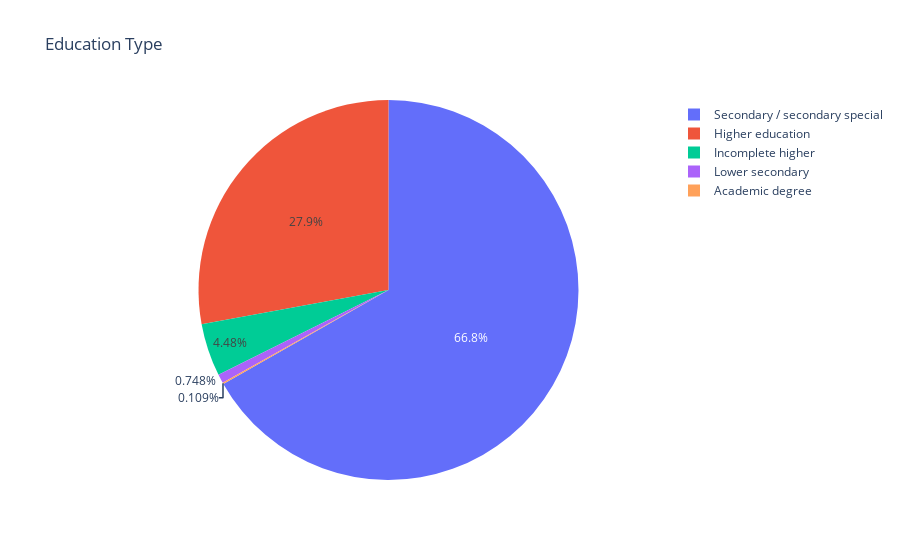

This figure's notebook cell:
### Code cell
import plotly.graph_objs as go
import plotly.offline as py
%matplotlib inline
edu_type = df["NAME_EDUCATION_TYPE"].value_counts()
labels = (np.array(edu_type.index))
sizes = (np.array((edu_type / edu_type.sum())*100))

trace = go.Pie(labels=labels, values=sizes)
layout = go.Layout(title="Education Type")
dat = [trace]
fig = go.Figure(data=dat, layout=layout)
py.iplot(fig, filename="Education Type")

### Figure 1 — Plotly figure (JSON) as saved in the notebook; plotly's stock layout.template omitted (floating-point values rounded to 4 significant figures)
{"data": [{"labels": ["Secondary / secondary special", "Higher education", "Incomplete higher", "Lower secondary", "Academic degree"], "type": "pie", "values": [66.77, 27.89, 4.479, 0.7482, 0.1094]}], "layout": {"title": {"text": "Education Type"}}}
